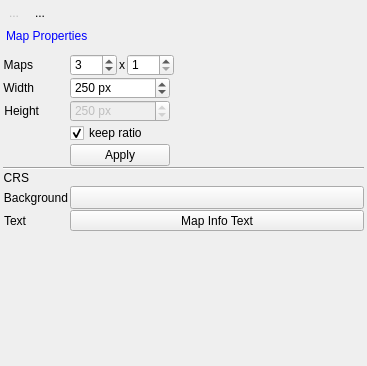
<?xml version="1.0" encoding="UTF-8"?>
<ui version="4.0">
 <class>mapViewPanel</class>
 <widget class="QDockWidget" name="mapViewPanel">
  <property name="geometry">
   <rect>
    <x>0</x>
    <y>0</y>
    <width>367</width>
    <height>366</height>
   </rect>
  </property>
  <property name="minimumSize">
   <size>
    <width>224</width>
    <height>208</height>
   </size>
  </property>
  <property name="windowTitle">
   <string>Mapping</string>
  </property>
  <widget class="QWidget" name="dockWidgetContents">
   <layout class="QVBoxLayout" name="verticalLayout">
    <property name="spacing">
     <number>2</number>
    </property>
    <property name="leftMargin">
     <number>2</number>
    </property>
    <property name="topMargin">
     <number>2</number>
    </property>
    <property name="rightMargin">
     <number>2</number>
    </property>
    <property name="bottomMargin">
     <number>2</number>
    </property>
    <item>
     <layout class="QHBoxLayout" name="horizontalLayout_4">
      <property name="topMargin">
       <number>0</number>
      </property>
      <item>
       <widget class="QToolButton" name="btnRemoveMapView">
        <property name="enabled">
         <bool>false</bool>
        </property>
        <property name="sizePolicy">
         <sizepolicy hsizetype="Preferred" vsizetype="Preferred">
          <horstretch>0</horstretch>
          <verstretch>0</verstretch>
         </sizepolicy>
        </property>
        <property name="autoFillBackground">
         <bool>false</bool>
        </property>
        <property name="text">
         <string>...</string>
        </property>
        <property name="icon">
         <iconset resource="eotsv_resources.qrc">
          <normaloff>:/eotimeseriesviewer/icons/mActionRemoveMapView.svg</normaloff>:/eotimeseriesviewer/icons/mActionRemoveMapView.svg</iconset>
        </property>
        <property name="autoRaise">
         <bool>true</bool>
        </property>
       </widget>
      </item>
      <item>
       <widget class="QToolButton" name="btnAddMapView">
        <property name="sizePolicy">
         <sizepolicy hsizetype="Fixed" vsizetype="Fixed">
          <horstretch>0</horstretch>
          <verstretch>0</verstretch>
         </sizepolicy>
        </property>
        <property name="text">
         <string>...</string>
        </property>
        <property name="icon">
         <iconset resource="eotsv_resources.qrc">
          <normaloff>:/eotimeseriesviewer/icons/mActionAddMapView.svg</normaloff>:/eotimeseriesviewer/icons/mActionAddMapView.svg</iconset>
        </property>
        <property name="autoRaise">
         <bool>true</bool>
        </property>
       </widget>
      </item>
      <item>
       <spacer name="horizontalSpacer_4">
        <property name="orientation">
         <enum>Qt::Horizontal</enum>
        </property>
        <property name="sizeHint" stdset="0">
         <size>
          <width>40</width>
          <height>20</height>
         </size>
        </property>
       </spacer>
      </item>
     </layout>
    </item>
    <item>
     <widget class="QToolBox" name="toolBox">
      <property name="sizePolicy">
       <sizepolicy hsizetype="Preferred" vsizetype="Preferred">
        <horstretch>0</horstretch>
        <verstretch>0</verstretch>
       </sizepolicy>
      </property>
      <property name="styleSheet">
       <string notr="true">QToolBox::tab {
    background: qlineargradient(x1: 0, y1: 0, x2: 0, y2: 1,
                                stop: 0 #E1E1E1, stop: 0.4 #DDDDDD,
                                stop: 0.5 #D8D8D8, stop: 1.0 #D3D3D3);
    border-radius: 5px;
    color: black;
}

QToolBox::tab:selected { /* italicize selected tabs */
    /*font: italic;*/
    color: blue;

}</string>
      </property>
      <property name="currentIndex">
       <number>0</number>
      </property>
      <widget class="QWidget" name="pageMapProperties">
       <property name="geometry">
        <rect>
         <x>0</x>
         <y>0</y>
         <width>363</width>
         <height>284</height>
        </rect>
       </property>
       <property name="minimumSize">
        <size>
         <width>0</width>
         <height>0</height>
        </size>
       </property>
       <attribute name="icon">
        <iconset resource="../../../QGIS_Images/images/images.qrc">
         <normaloff>:/images/themes/default/mLayoutItemMap.svg</normaloff>:/images/themes/default/mLayoutItemMap.svg</iconset>
       </attribute>
       <attribute name="label">
        <string>Map Properties</string>
       </attribute>
       <layout class="QFormLayout" name="formLayout">
        <property name="sizeConstraint">
         <enum>QLayout::SetDefaultConstraint</enum>
        </property>
        <property name="horizontalSpacing">
         <number>2</number>
        </property>
        <property name="verticalSpacing">
         <number>1</number>
        </property>
        <property name="leftMargin">
         <number>1</number>
        </property>
        <property name="topMargin">
         <number>1</number>
        </property>
        <property name="rightMargin">
         <number>1</number>
        </property>
        <property name="bottomMargin">
         <number>20</number>
        </property>
        <item row="0" column="0">
         <widget class="QLabel" name="label_14">
          <property name="toolTip">
           <string>Number of maps per map view row</string>
          </property>
          <property name="text">
           <string>Maps</string>
          </property>
          <property name="alignment">
           <set>Qt::AlignRight|Qt::AlignTrailing|Qt::AlignVCenter</set>
          </property>
          <property name="buddy">
           <cstring>spinBoxMapSizeY</cstring>
          </property>
         </widget>
        </item>
        <item row="0" column="1">
         <layout class="QHBoxLayout" name="horizontalLayout">
          <property name="spacing">
           <number>2</number>
          </property>
          <property name="topMargin">
           <number>0</number>
          </property>
          <item>
           <widget class="QSpinBox" name="sbMapViewColumns">
            <property name="sizePolicy">
             <sizepolicy hsizetype="Preferred" vsizetype="Preferred">
              <horstretch>0</horstretch>
              <verstretch>0</verstretch>
             </sizepolicy>
            </property>
            <property name="minimumSize">
             <size>
              <width>0</width>
              <height>0</height>
             </size>
            </property>
            <property name="maximumSize">
             <size>
              <width>100</width>
              <height>16777215</height>
             </size>
            </property>
            <property name="toolTip">
             <string>Number of maps per map view row</string>
            </property>
            <property name="specialValueText">
             <string/>
            </property>
            <property name="suffix">
             <string/>
            </property>
            <property name="minimum">
             <number>1</number>
            </property>
            <property name="maximum">
             <number>100</number>
            </property>
            <property name="singleStep">
             <number>1</number>
            </property>
            <property name="value">
             <number>3</number>
            </property>
           </widget>
          </item>
          <item>
           <widget class="QLabel" name="label">
            <property name="text">
             <string>x</string>
            </property>
           </widget>
          </item>
          <item>
           <widget class="QSpinBox" name="sbMapViewRows">
            <property name="sizePolicy">
             <sizepolicy hsizetype="Preferred" vsizetype="Preferred">
              <horstretch>0</horstretch>
              <verstretch>0</verstretch>
             </sizepolicy>
            </property>
            <property name="minimumSize">
             <size>
              <width>0</width>
              <height>0</height>
             </size>
            </property>
            <property name="maximumSize">
             <size>
              <width>100</width>
              <height>16777215</height>
             </size>
            </property>
            <property name="toolTip">
             <string>Number of rows per map view.</string>
            </property>
            <property name="specialValueText">
             <string/>
            </property>
            <property name="suffix">
             <string/>
            </property>
            <property name="minimum">
             <number>1</number>
            </property>
            <property name="maximum">
             <number>100</number>
            </property>
            <property name="singleStep">
             <number>1</number>
            </property>
            <property name="value">
             <number>1</number>
            </property>
           </widget>
          </item>
          <item>
           <spacer name="horizontalSpacer">
            <property name="orientation">
             <enum>Qt::Horizontal</enum>
            </property>
            <property name="sizeHint" stdset="0">
             <size>
              <width>40</width>
              <height>20</height>
             </size>
            </property>
           </spacer>
          </item>
         </layout>
        </item>
        <item row="2" column="0">
         <widget class="QLabel" name="label_8">
          <property name="text">
           <string>Width</string>
          </property>
          <property name="alignment">
           <set>Qt::AlignRight|Qt::AlignTrailing|Qt::AlignVCenter</set>
          </property>
          <property name="buddy">
           <cstring>spinBoxMapSizeY</cstring>
          </property>
         </widget>
        </item>
        <item row="2" column="1">
         <widget class="QSpinBox" name="spinBoxMapSizeX">
          <property name="sizePolicy">
           <sizepolicy hsizetype="Preferred" vsizetype="Preferred">
            <horstretch>0</horstretch>
            <verstretch>0</verstretch>
           </sizepolicy>
          </property>
          <property name="minimumSize">
           <size>
            <width>0</width>
            <height>0</height>
           </size>
          </property>
          <property name="maximumSize">
           <size>
            <width>100</width>
            <height>16777215</height>
           </size>
          </property>
          <property name="toolTip">
           <string>Max. length of an image chip on screen.</string>
          </property>
          <property name="specialValueText">
           <string/>
          </property>
          <property name="suffix">
           <string> px</string>
          </property>
          <property name="minimum">
           <number>20</number>
          </property>
          <property name="maximum">
           <number>1000</number>
          </property>
          <property name="singleStep">
           <number>25</number>
          </property>
          <property name="value">
           <number>250</number>
          </property>
         </widget>
        </item>
        <item row="3" column="0">
         <widget class="QLabel" name="label_6">
          <property name="text">
           <string>Height</string>
          </property>
          <property name="alignment">
           <set>Qt::AlignRight|Qt::AlignTrailing|Qt::AlignVCenter</set>
          </property>
          <property name="buddy">
           <cstring>spinBoxMapSizeY</cstring>
          </property>
         </widget>
        </item>
        <item row="3" column="1">
         <widget class="QSpinBox" name="spinBoxMapSizeY">
          <property name="enabled">
           <bool>false</bool>
          </property>
          <property name="sizePolicy">
           <sizepolicy hsizetype="Preferred" vsizetype="Preferred">
            <horstretch>0</horstretch>
            <verstretch>0</verstretch>
           </sizepolicy>
          </property>
          <property name="minimumSize">
           <size>
            <width>0</width>
            <height>0</height>
           </size>
          </property>
          <property name="maximumSize">
           <size>
            <width>100</width>
            <height>16777215</height>
           </size>
          </property>
          <property name="suffix">
           <string> px</string>
          </property>
          <property name="prefix">
           <string/>
          </property>
          <property name="minimum">
           <number>20</number>
          </property>
          <property name="maximum">
           <number>1000</number>
          </property>
          <property name="singleStep">
           <number>25</number>
          </property>
          <property name="value">
           <number>250</number>
          </property>
         </widget>
        </item>
        <item row="4" column="1">
         <widget class="QCheckBox" name="checkBoxKeepSubsetAspectRatio">
          <property name="sizePolicy">
           <sizepolicy hsizetype="Preferred" vsizetype="Preferred">
            <horstretch>0</horstretch>
            <verstretch>0</verstretch>
           </sizepolicy>
          </property>
          <property name="text">
           <string>keep ratio</string>
          </property>
          <property name="checked">
           <bool>true</bool>
          </property>
         </widget>
        </item>
        <item row="5" column="1">
         <widget class="QPushButton" name="btnApplySizeChanges">
          <property name="sizePolicy">
           <sizepolicy hsizetype="Preferred" vsizetype="Preferred">
            <horstretch>0</horstretch>
            <verstretch>0</verstretch>
           </sizepolicy>
          </property>
          <property name="maximumSize">
           <size>
            <width>100</width>
            <height>16777215</height>
           </size>
          </property>
          <property name="text">
           <string>Apply</string>
          </property>
         </widget>
        </item>
        <item row="6" column="0" colspan="2">
         <widget class="Line" name="line">
          <property name="orientation">
           <enum>Qt::Horizontal</enum>
          </property>
         </widget>
        </item>
        <item row="7" column="0">
         <widget class="QLabel" name="label_16">
          <property name="enabled">
           <bool>true</bool>
          </property>
          <property name="text">
           <string>CRS</string>
          </property>
          <property name="alignment">
           <set>Qt::AlignRight|Qt::AlignTrailing|Qt::AlignVCenter</set>
          </property>
         </widget>
        </item>
        <item row="7" column="1">
         <widget class="QgsProjectionSelectionWidget" name="btnCrs">
          <property name="sizePolicy">
           <sizepolicy hsizetype="Preferred" vsizetype="Fixed">
            <horstretch>0</horstretch>
            <verstretch>0</verstretch>
           </sizepolicy>
          </property>
          <property name="minimumSize">
           <size>
            <width>0</width>
            <height>0</height>
           </size>
          </property>
          <property name="toolTip">
           <string>Map coordinate reference system.</string>
          </property>
         </widget>
        </item>
        <item row="8" column="0">
         <widget class="QLabel" name="label_15">
          <property name="enabled">
           <bool>true</bool>
          </property>
          <property name="text">
           <string>Background</string>
          </property>
          <property name="alignment">
           <set>Qt::AlignRight|Qt::AlignTrailing|Qt::AlignVCenter</set>
          </property>
         </widget>
        </item>
        <item row="8" column="1">
         <widget class="QgsColorButton" name="btnMapCanvasColor">
          <property name="sizePolicy">
           <sizepolicy hsizetype="Preferred" vsizetype="Preferred">
            <horstretch>0</horstretch>
            <verstretch>0</verstretch>
           </sizepolicy>
          </property>
          <property name="minimumSize">
           <size>
            <width>0</width>
            <height>0</height>
           </size>
          </property>
          <property name="maximumSize">
           <size>
            <width>16777215</width>
            <height>16777215</height>
           </size>
          </property>
          <property name="toolTip">
           <string>Sets the map background color</string>
          </property>
          <property name="text">
           <string/>
          </property>
          <property name="colorDialogTitle">
           <string>Select Map Canvas Background Color</string>
          </property>
          <property name="color">
           <color>
            <red>0</red>
            <green>0</green>
            <blue>0</blue>
           </color>
          </property>
          <property name="context">
           <string/>
          </property>
         </widget>
        </item>
        <item row="9" column="0">
         <widget class="QLabel" name="label_17">
          <property name="enabled">
           <bool>true</bool>
          </property>
          <property name="text">
           <string>Text</string>
          </property>
          <property name="alignment">
           <set>Qt::AlignRight|Qt::AlignTrailing|Qt::AlignVCenter</set>
          </property>
         </widget>
        </item>
        <item row="9" column="1">
         <widget class="QgsFontButton" name="btnTextFormat">
          <property name="sizePolicy">
           <sizepolicy hsizetype="Preferred" vsizetype="Preferred">
            <horstretch>2</horstretch>
            <verstretch>0</verstretch>
           </sizepolicy>
          </property>
          <property name="maximumSize">
           <size>
            <width>16777215</width>
            <height>16777215</height>
           </size>
          </property>
          <property name="styleSheet">
           <string notr="true">QgsFontButton#btnTextFormat{background-color: rgb(0, 0, 0);
}</string>
          </property>
          <property name="text">
           <string>Map Info Text</string>
          </property>
          <property name="mode">
           <enum>QgsFontButton::ModeTextRenderer</enum>
          </property>
          <property name="dialogTitle">
           <string>Map Info Text Format</string>
          </property>
         </widget>
        </item>
        <item row="11" column="1">
         <spacer name="verticalSpacer">
          <property name="orientation">
           <enum>Qt::Vertical</enum>
          </property>
          <property name="sizeHint" stdset="0">
           <size>
            <width>20</width>
            <height>40</height>
           </size>
          </property>
         </spacer>
        </item>
       </layout>
      </widget>
     </widget>
    </item>
   </layout>
  </widget>
  <action name="actionRemoveMapView">
   <property name="icon">
    <iconset resource="eotsv_resources.qrc">
     <normaloff>:/eotimeseriesviewer/icons/mActionRemoveMapView.svg</normaloff>:/eotimeseriesviewer/icons/mActionRemoveMapView.svg</iconset>
   </property>
   <property name="text">
    <string>Remove view</string>
   </property>
   <property name="toolTip">
    <string>Remove this map view</string>
   </property>
  </action>
  <action name="actionAddMapView">
   <property name="icon">
    <iconset resource="eotsv_resources.qrc">
     <normaloff>:/eotimeseriesviewer/icons/mActionAddMapView.svg</normaloff>:/eotimeseriesviewer/icons/mActionAddMapView.svg</iconset>
   </property>
   <property name="text">
    <string>ApplyStyles</string>
   </property>
   <property name="toolTip">
    <string>Create a new map view</string>
   </property>
  </action>
  <action name="actionSetSubsetSize">
   <property name="text">
    <string>setSubsetSize</string>
   </property>
  </action>
 </widget>
 <customwidgets>
  <customwidget>
   <class>QgsColorButton</class>
   <extends>QToolButton</extends>
   <header>qgscolorbutton.h</header>
   <container>1</container>
  </customwidget>
  <customwidget>
   <class>QgsFontButton</class>
   <extends>QToolButton</extends>
   <header>qgsfontbutton.h</header>
  </customwidget>
  <customwidget>
   <class>QgsProjectionSelectionWidget</class>
   <extends>QWidget</extends>
   <header>qgsprojectionselectionwidget.h</header>
   <container>1</container>
  </customwidget>
 </customwidgets>
 <resources>
  <include location="eotsv_resources.qrc"/>
  <include location="../../../QGIS_Images/images/images.qrc"/>
 </resources>
 <connections>
  <connection>
   <sender>checkBoxKeepSubsetAspectRatio</sender>
   <signal>toggled(bool)</signal>
   <receiver>spinBoxMapSizeY</receiver>
   <slot>setDisabled(bool)</slot>
   <hints>
    <hint type="sourcelabel">
     <x>192</x>
     <y>144</y>
    </hint>
    <hint type="destinationlabel">
     <x>68</x>
     <y>144</y>
    </hint>
   </hints>
  </connection>
 </connections>
</ui>
